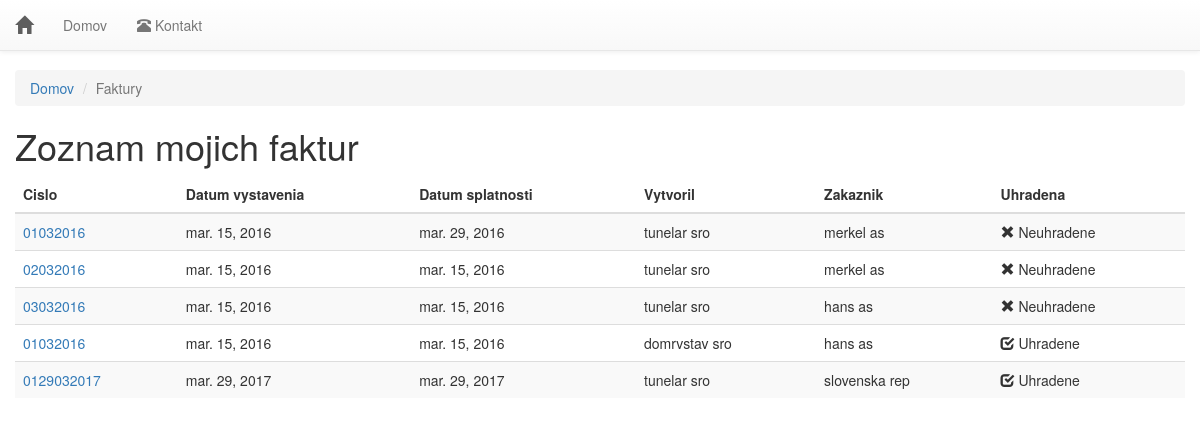
The page /faktury/ (signed in) on the database its author committed.
### invoice/models.py (models this page shows, shortened)
class Faktura(models.Model):
    id = models.AutoField(primary_key=True)
    db_uuid = models.UUIDField(unique=True, default=uuid.uuid4, editable=False)
    owner = models.ForeignKey(Login, blank=False, on_delete=models.CASCADE,)
    creator = models.ForeignKey(Firma, blank=False, on_delete=models.CASCADE,)
    created_for = models.ForeignKey(Zakaznik, blank=False, on_delete=models.CASCADE,)
    cislo_faktury = models.CharField(blank=False, max_length=10)
    datum_vystavenia = models.DateField(blank=False)
    datum_splatnosti = models.DateField(blank=False)
    datum_dodania = models.DateField(blank=False)
    konstantny_symbol = models.CharField(blank=False, max_length=150)
    doprava = models.CharField(blank=True, max_length=150)
    uhradena = models.CharField(choices=[("1", "ano"), ("0", "nie")], max_length=1, default=0)
    komentar = models.TextField(max_length=3000)

class Firma(models.Model):
    id = models.AutoField(primary_key=True)
    db_uuid = models.UUIDField(unique=True, default=uuid.uuid4, editable=False)
    creator = models.ForeignKey(Login, blank=False, on_delete=models.CASCADE,)
    nazov = models.CharField(blank=False, max_length=200)
    meno = models.CharField(blank=False, max_length=50)
    priezvisko = models.CharField(blank=False, max_length=50)
    ico = models.CharField(blank=False, max_length=50)
    dic = models.CharField(blank=False, max_length=50)
    banka = models.CharField(blank=False, max_length=100)
    alphanumeric = RegexValidator(r'^[0-9a-zA-Z]*$', 'Zadajte cislo vo formate IBAN')
    cislo_uctu = models.CharField(blank=False, max_length=24, validators=[alphanumeric])
    banky = (
        ('', 'vyberte'),
        ('SUBASKBX', 'Všeobecná úverová banka, a. s.'),
        ('GIBASKBX', 'Slovenská sporiteľňa, a. s.'),
        ('TATRSKBX', 'Tatra banka, a. s.'),
        ('BREXSKBX', 'MBANK – BRE Bank SA, pobočka zahraničnej banky mBank v SR'),
        ('UNCRSKBX', 'UniCredit Bank Czech Republic and Slovakia, a. s., pobočka zahr. banky'),
        ('CEKOSKBX', 'ČSOB – Československá obchodná banka, a.s.'),
    )
    cislo_swift = models.CharField(max_length=8, choices=banky, default='', blank=False)
    platca_DPH = models.CharField(choices=[("20", "ano"), ("0", "nie")], max_length=2)
    telefon = models.CharField(max_length=50)
    adresa_ulica = models.CharField(max_length=200)
    adresa_mesto = models.CharField(max_length=90)
    adresa_PSC = models.CharField(max_length=20)
    def __str__(self):
        return self.nazov

class Zakaznik(models.Model):
    id = models.AutoField(primary_key=True)
    db_uuid = models.UUIDField(unique=True, default=uuid.uuid4, editable=False)
    owner = models.ForeignKey(Login, blank=False, on_delete=models.CASCADE,)
    creator = models.ForeignKey(Firma, blank=False, on_delete=models.CASCADE,)
    nazov = models.CharField(blank=True, max_length=200)
    meno = models.CharField(blank=True, max_length=50)
    cislo = models.CharField(blank=True, max_length=50)
    priezvisko = models.CharField(blank=True, max_length=50)
    adresa_ulica = models.CharField(max_length=200)
    adresa_mesto = models.CharField(max_length=90)
    adresa_psc = models.CharField(max_length=20)
    ico = models.CharField(blank=False, max_length=50)
    dic = models.CharField(blank=False, max_length=50)
    icdph = models.CharField(blank=False, max_length=50)
    banka = models.CharField(blank=False, max_length=100)
    cislo_uctu = models.CharField(blank=False, max_length=100)
    email = models.EmailField(blank=False)
    telefon = models.CharField(max_length=50)

### invoice/views.py (the view)
# urls.py: path('faktury/', views.faktury_all, name='faktury_all'),
@login_required(login_url='/logmein/')
def faktury_all(request):
    Fakturas_list = Faktura.objects.all()
    t = 'invoice/faktury.html'
    c = {'Fakturas_list': Fakturas_list, }
    return HttpResponse(render_to_string(t, c))

### templates/invoice/faktury.html (shortened to what this page needs)
<!DOCTYPE html>
<html>
<head>
    {% include "invoice/head.html" %}
</head>
<body>
{% include "invoice/nav.html" %}
<div class="container-fluid">
    <ol class="breadcrumb">
        <li><a href="/">Domov</a></li>
        <li class="active">Faktury</li>
    </ol>
    <h1>Zoznam mojich faktur</h1>
    {% if Fakturas_list %}
    <div class="table-responsive">
        <table class="table table-striped table-hover">
            <thead>
            <tr>
                <th>Cislo</th>
                <th>Datum vystavenia</th>
                <th>Datum splatnosti</th>
                <th>Vytvoril</th>
                <th>Zakaznik</th>
                <th>Uhradena</th>
            </tr>
            </thead>
            <tbody>
            {% for b in Fakturas_list %}
            <tr>
                <td><a href="{% url 'invoice:detail' b.id %}">{{ b.cislo_faktury }}</a></td>
                <td>{{b.datum_vystavenia}}</td>
                <td>{{b.datum_splatnosti}}</td>
                <td>{{b.creator }}</td>
                <td>{{b.created_for.nazov}}</td>
                <td class="PAY">{{b.uhradena}}</td>
            </tr>
            {% endfor %}
            </tbody>
        </table>
    </div>
    {% else %}
    <p>Ziadne zaznamy.</p>
    {% endif %}
</div>
</body>
</html>

### templates/invoice/head.html (style rules this page uses)
body { padding-top: 70px; }

### rows shown on the page
Faktura: cislo_faktury "01032016", datum_vystavenia "mar. 15, 2016", datum_splatnosti "mar. 29, 2016", creator "tunelar sro", created_for.nazov "merkel as"
Faktura: cislo_faktury "02032016", datum_vystavenia "mar. 15, 2016", datum_splatnosti "mar. 15, 2016", creator "tunelar sro", created_for.nazov "merkel as"
Faktura: cislo_faktury "03032016", datum_vystavenia "mar. 15, 2016", datum_splatnosti "mar. 15, 2016", creator "tunelar sro", created_for.nazov "hans as"
Faktura: cislo_faktury "01032016", datum_vystavenia "mar. 15, 2016", datum_splatnosti "mar. 15, 2016", creator "domrvstav sro", created_for.nazov "hans as"
Faktura: cislo_faktury "0129032017", datum_vystavenia "mar. 29, 2017", datum_splatnosti "mar. 29, 2017", creator "tunelar sro", created_for.nazov "slovenska rep"
